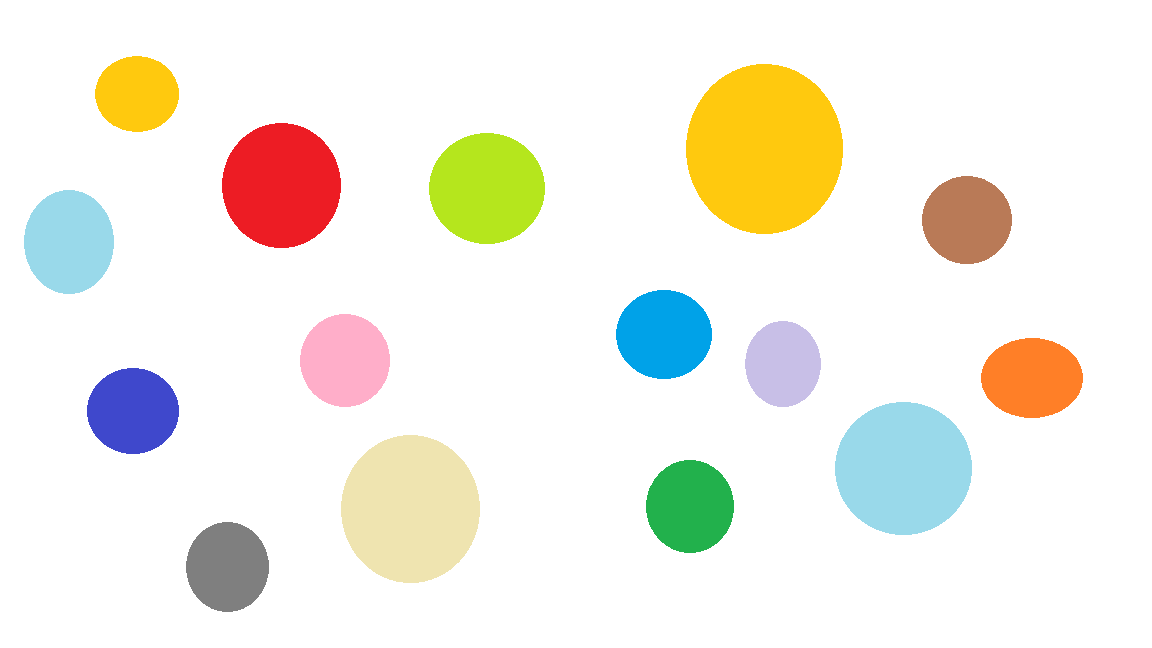
#> input picture Contando Objetos/PARTE 2/imagenCirculos.png, 1152 x 648 px
$ python version1.py
#> lines starting #> are read from the running program, lines starting #| are printed output that depends on the picture; after the words box and inside, x2 and y2 are one past the last pixel; in counts of white or black regions, pixels touching at a corner belong together
import cv2
imagen = cv2.imread('imagenCirculos.png')
#> imagen is the input picture: shape (648, 1152, 3); mean B, G, R 230.8, 240.2, 242.7
grises = cv2.cvtColor(imagen, cv2.COLOR_BGR2GRAY)
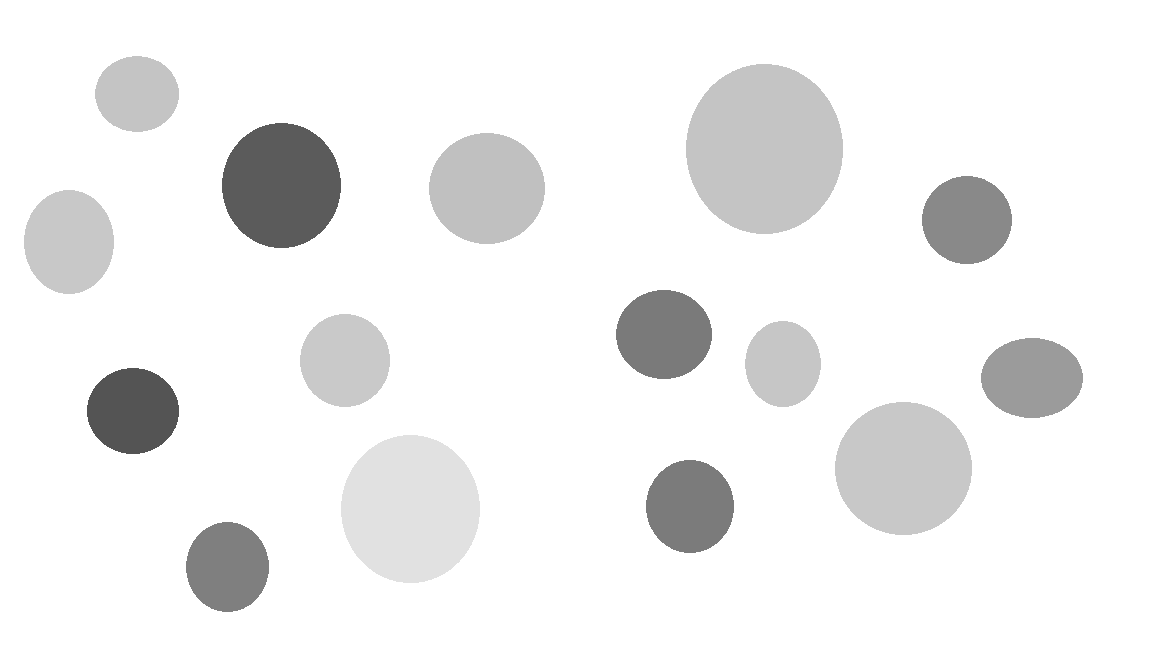
#> grises: shape (648, 1152); min 84, max 255, mean 239.8
_,th =  cv2.threshold(grises, 240, 255, cv2.THRESH_BINARY_INV)
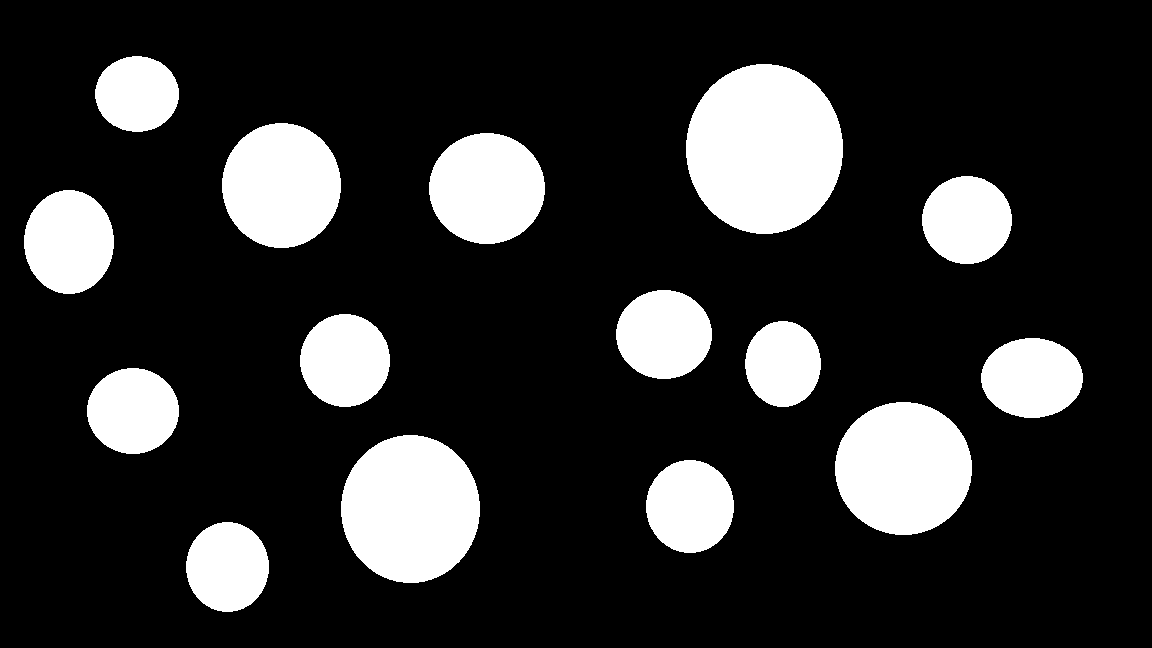
#> th: shape (648, 1152); 18.1% white; 15 white regions

cnts,_ = cv2.findContours(th, cv2.RETR_EXTERNAL, cv2.CHAIN_APPROX_SIMPLE)
#> cnts = 15 contours; largest, box (x1, y1, x2, y2) and area: (686, 64, 843, 234) 20720, (341, 435, 480, 583) 15932, (835, 402, 972, 535) 14118, (222, 123, 341, 248) 11505, (429, 133, 545, 244) 9940
cv2.drawContours(imagen, cnts, -1, (255,0,0),2)
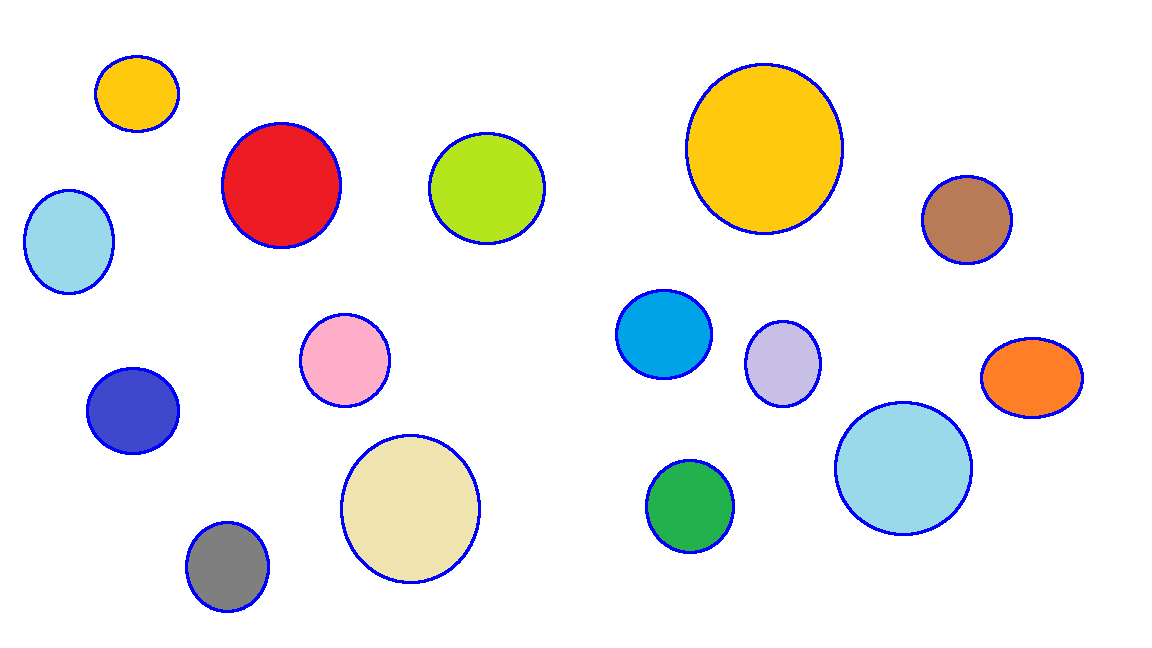
#> imagen: shape (648, 1152, 3); 2.25% of pixels changed, all inside (x1, y1, x2, y2) = (23, 55, 1084, 613)
print('Contornos: ', len(cnts))#len()regresa el numero de los contornos
#| Contornos:  15
font = cv2.FONT_HERSHEY_SIMPLEX
numero = len(cnts)
#> numero = 15
i=0
for c in cnts:  #este ciclo permite enumerar cada contorno encontrado
  M=cv2.moments(c)
  if (M["m00"]==0): M["m00"]=1
  x=int(M["m10"]/M["m00"])
  y=int(M['m01']/M['m00'])
  mensaje = 'Num :' + str(i+1)
  cv2.putText(imagen,mensaje,(x-40,y),font,0.75,
    (255,0,0),2,cv2.LINE_AA)
  cv2.drawContours(imagen, [c], 0, (255,0,0),2)
  cv2.imshow('Imagen', imagen)
  cv2.waitKey(0)
  i = i+1
#> this loop made 15 passes
#> (x, y, mensaje) on passes 1 to 12: (227, 566, 'Num :1'), (689, 506, 'Num :2'), (410, 508, 'Num :3'), (903, 468, 'Num :4'), (132, 410, 'Num :5'), (1031, 377, 'Num :6'), (782, 363, 'Num :7'), (344, 360, 'Num :8'), (663, 334, 'Num :9'), (68, 241, 'Num :10'), (966, 219, 'Num :11'), (486, 188, 'Num :12')
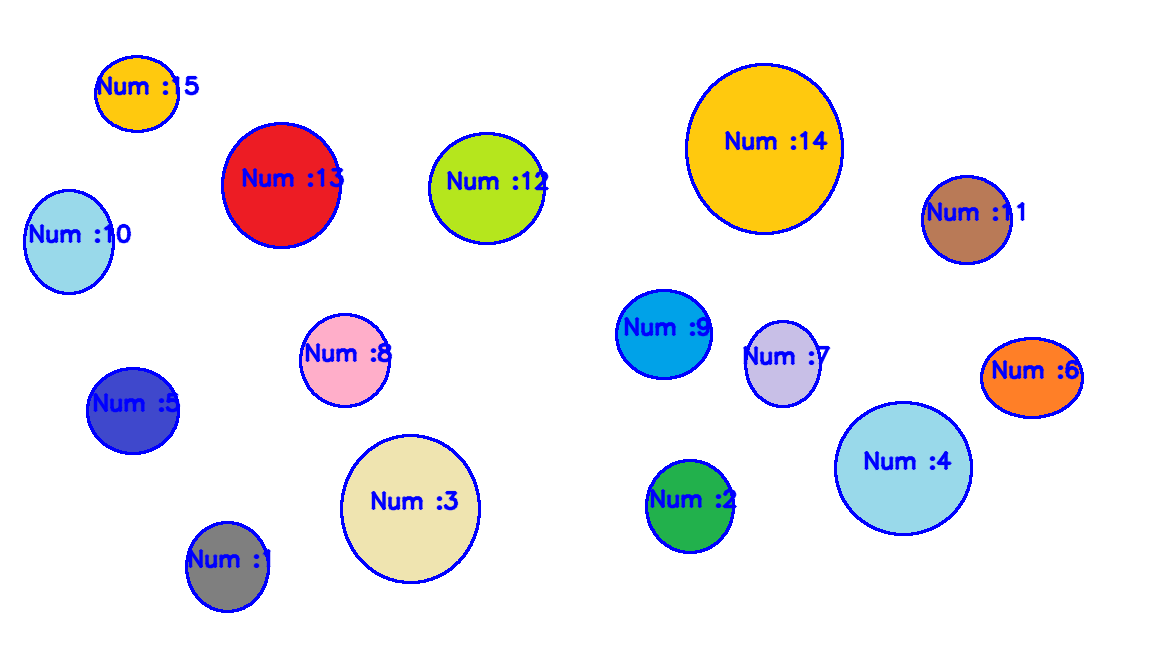
#> imagen: shape (648, 1152, 3); 1.87% of pixels changed, all inside (x1, y1, x2, y2) = (28, 75, 1080, 569)
#> after the loop, i = 15
cv2.putText(imagen,"Contornos " + str(numero),(x-200,y-20),font,0.75,
    (255,0,0),2,cv2.LINE_AA)
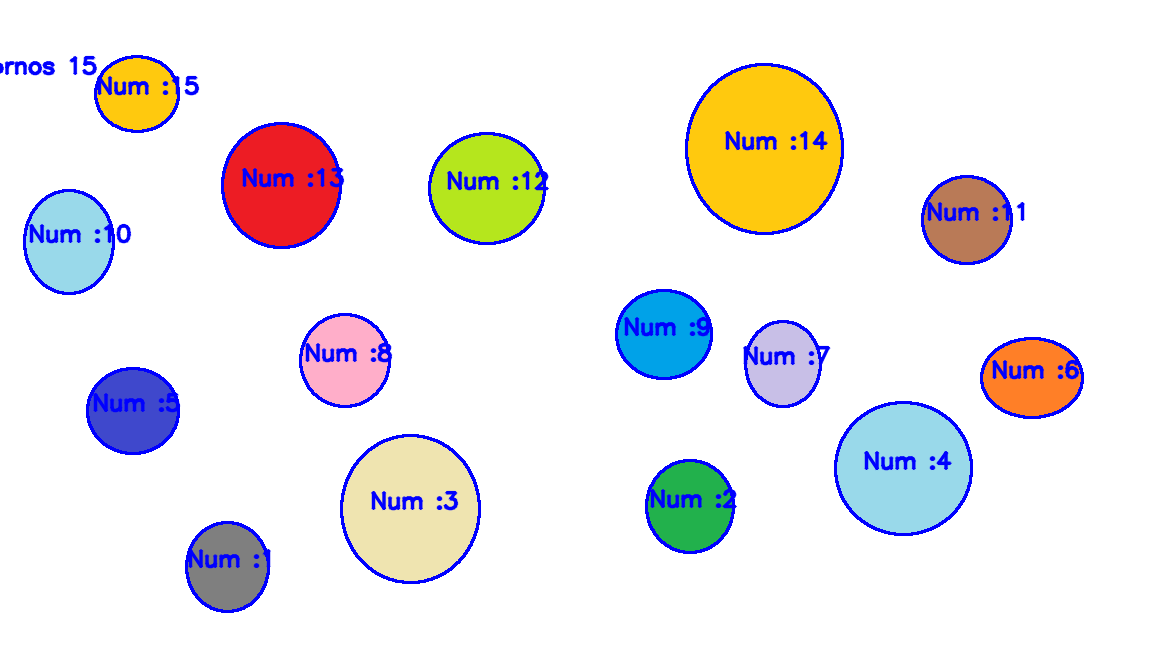
#> imagen: shape (648, 1152, 3); 0.13% of pixels changed, all inside (x1, y1, x2, y2) = (0, 55, 98, 76)
cv2.imwrite("imagenNuevaCirculos.png",imagen)
cv2.destroyAllWindows()
